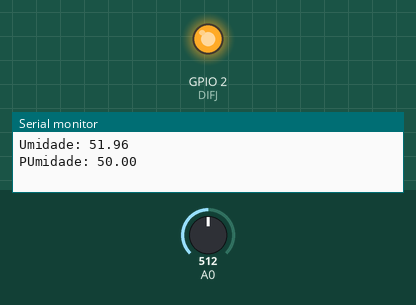
Simulated run of this program. Board: ESP8266 (NodeMCU). On the bench: output pins drawn as LEDs (lit = HIGH), the last lines printed to the serial monitor. Inputs (shaded band) come from the test bench; at power-on: A0 = 512.

Above: at 2.9 s.
3.0 s: A0 set to 476
At 3.7 s:
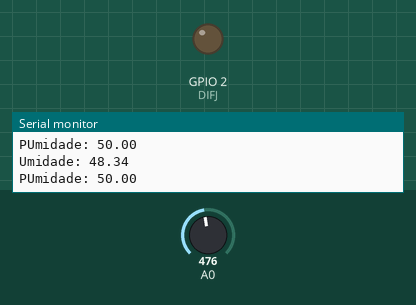
4.5 s: A0 set to 511
At 4.9 s:
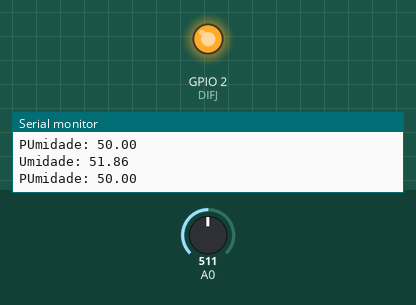
Timing chart, 0 to 7.5 s (numbered marks = the images above; inputs shaded):
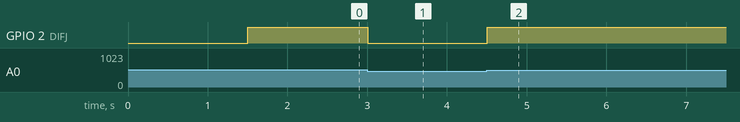

Measured:
- the behaviour switches between 493 and 492 on A0 (found by bisection; images 0 and 1)
- after the input at 3.0 s, GPIO 2 (DIFJ): HIGH → LOW at once
- after the input at 4.5 s, GPIO 2 (DIFJ): LOW → HIGH at once

The program:

main.cpp
```cpp
#include <Arduino.h>
#include <iostream>
#include <SoftwareSerial.h>

using namespace std;

/*
TODO LIST:
Levantar a curva do sensor de umidade
Funcao de leitura que descarte de valores irreais
*/

// Definicao dos pinos usados
#define U0_TXD 15 // Pino TX da serial
#define U0_RXD 13 // Pino de RX da serial
#define DIFJ 2    // Pino de saida da solenoide

/*
 *Definicao do ID do escravo
 *Por questoes de conveniencia, foi decidido que independente da quantidade de mestres, os ids dos escravos serao sequenciais
 */
#define ID "1"

// Definicao do intervalo de tempo entre as leituras
#define INTLEITURA 1500

/**
 * @brief
 * Funcao de tratamento dos eventos seriais
 */
void masterCOMEnv();

// Definicao das variaveis
float PUmidade;
float media;
float leitura;
int dif; // Dispositivo interruptor de fluxo d'agua
float umidade;
String msg;
int t1, t2; // Variaveis de temporizacao
SoftwareSerial masterCOM(U0_RXD, U0_TXD);

void setup()
{
  // Iniciar a serial e pinos usados na transmissao serial
  Serial.begin(9600);
  masterCOM.begin(9600, SWSERIAL_8N1);
  masterCOM.enableRx(true);
  masterCOM.enableTx(true);

  // Definir parametros iniciais
  PUmidade = 50;
  dif = 1;
  media = 50;

  // Definir pino de saida
  pinMode(DIFJ, OUTPUT);

  // Iniciar cronometro
  t1 = millis();
}

void loop()
{
  // Atualizar o contador do cronometro
  t2 = millis();

  if (masterCOM.available() > 0)
  {
    masterCOMEnv();
  }

  // Intervalo Entre as leituras
  if (t2 - t1 > INTLEITURA)
  {
    // Variavel umidade para ler a umidade registrada pelo sensor
    umidade = 0;

    // TODO: Levantar a curva do sensor
    // Leitura do sensor e ajuste da curva de umidade
    leitura = analogRead(A0);
    umidade += (-0.0002 * leitura * leitura + 10.25 * leitura - 0.000000000001) / 100;

    // Calcular a media
    media = (umidade / (1));
    Serial.println("Umidade: " + (String)umidade);
    Serial.println("PUmidade: " + (String)PUmidade);

    // Comparacao da media para liberar o fluxo d'agua
    if (media < PUmidade)
    {
      // Libera o fluxo d'agua
      dif = 0;
    }
    else
    {
      // Bloqueia o fluxo d'agua
      dif = 1;
    }

    // Alterar o estado do DIFJ
    digitalWrite(DIFJ, dif);

    // Zerar o cronometro
    t1 = millis();
  }
}

void readSerial(String *aux)
{
  char c;

  while (masterCOM.available() > 0)
  {
    c = (char)masterCOM.read();
    aux->concat(c);

    if (c == ';')
    {
      break;
    }
  }
}

/*ROTINAS AUXILIARES*/

void masterCOMEnv()
{
  String aux = "";
  String id = "";
  String strUmidade = "";

  // Ler a serial
  readSerial(&aux);

  // Obter o Id enviado na serial
  id = aux.substring(aux.indexOf(":") + 1, aux.indexOf(","));

  // Verificar o id recebido
  if (id.equalsIgnoreCase(ID))
  {
    // Formatar a mensagem a ser enviada como resposta contendo o Campo, A media de umidade e o parametro definido
    msg = "Campo: " + String(ID) + " Umidade: " + media + " Parametro: " + PUmidade + ";";

    // Atualizar aux removendo o id e obter a umidade que sera definida como parametro
    aux = aux.substring(aux.indexOf(",") + 1, aux.indexOf(";"));
    strUmidade = aux.substring(aux.indexOf(":") + 1, aux.indexOf(";"));

    // Atualizar o parametro umidade
    PUmidade = (float)(strUmidade.toFloat());

    // Enviar os dados atuais de umidade e o parametro autual
    masterCOM.println(msg.c_str());
  }
}
```
